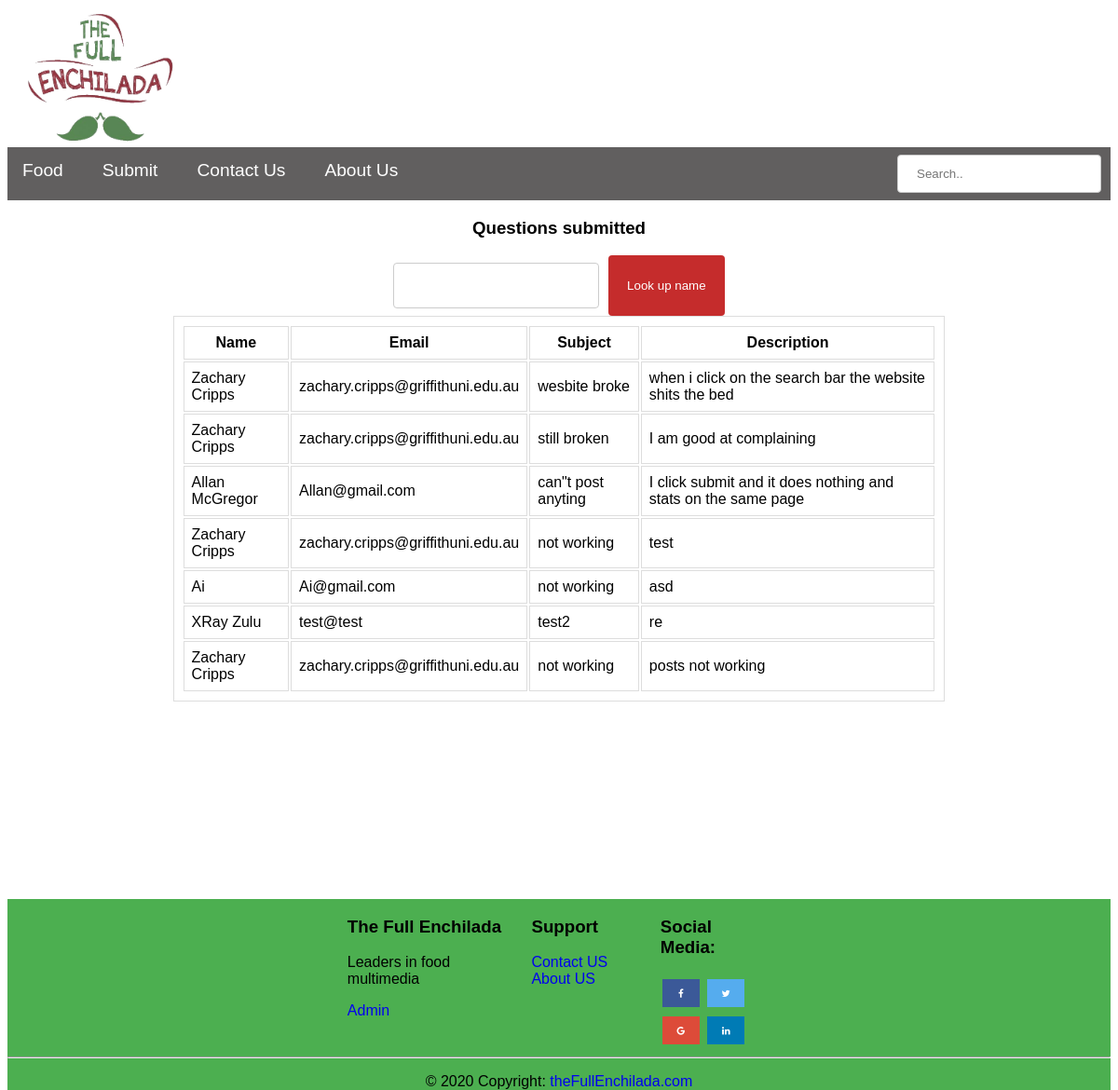
The page /Pages/Admin.php on the database as committed earlier.
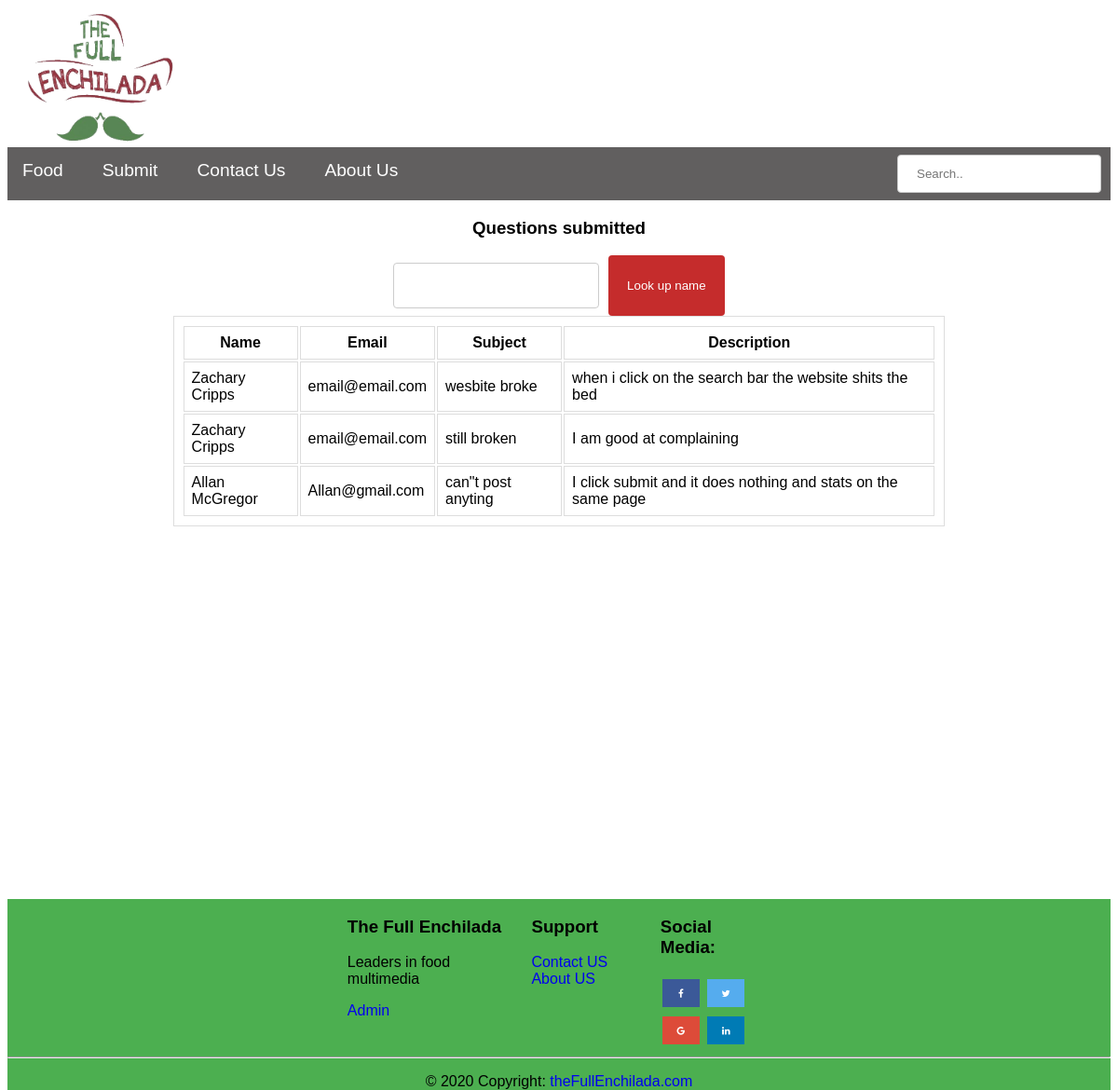
The same page on the database as committed later.
### tables this page shows
CREATE TABLE Question
(
    QID INTEGER PRIMARY KEY,
    SUBJECT VARCHAR(30) NOT NULL,
    QUESTIONDESCRIPTION VARCHAR(64) NOT NULL,
    CID INTEGER,
    FOREIGN KEY (CID) REFERENCES Customer(CID)
);

CREATE TABLE Customer
(
    CID INTEGER PRIMARY KEY,
    NAME VARCHAR(64) NOT NULL,
    EMAIL VARCHAR(64)
);

### PHP/query.php (called while the page is built, shortened)
<?php
   function getQuestions($searchTerm = null){
      $db = new MyDB();
      $array = [];
      if (!$searchTerm) {
         $sql = 'SELECT * FROM Question Q, Customer C WHERE C.CID = Q.CID';
      }
      else{
         $sql = 'SELECT * FROM Question Q, Customer C WHERE C.CID = Q.CID AND NAME LIKE "%'.$searchTerm.'%"';
      }
       $ret = $db->query($sql);
       if(!$ret){
         echo $db->lastErrorMsg();
         return [];
       } else {
          while($row = $ret->fetchArray(SQLITE3_ASSOC) ){
             $array[] = $row;
          }
          return $array;
       }
   }
?>

### Pages/Admin.php (the view, shortened to what this page needs)
<!DOCTYPE html>
<?php
    require_once '..\PHP\query.php';
    if (isset($_GET['questionName'])){
      $search = $_GET['questionName'];
      $questions = getQuestions($search);
      }
   else{
      $questions = getQuestions();
   }
?>
<html>
   <head>
      <link rel="stylesheet" href="https://cdnjs.cloudflare.com/ajax/libs/font-awesome/4.7.0/css/font-awesome.min.css">
      <link rel="stylesheet" type="text/css" href="..\StyleSheet\styles.css">
   </head>
   <body>
      <header>
         <nav class="navbar ">
            <a href="index.php"><img src="..\Images\theFullEnchilada.png" class ="logoImage" alt="Logo"></a>
            <ul class="navbar-nav ">
               <div class = "moveNavItems">
                  <li class="nav-item ">
                     <a class="nav-link " href="food.html">Food</a>
                  </li>
                  <li class="nav-item ">
                     <a class="nav-link  "  href="submit.php">Submit</a>
                  </li>
                  <li class="nav-item">
                     <a class="nav-link " href="contactUS.php">Contact Us</a>
                  </li>
                  <li class="nav-item ">
                     <a class="nav-link "  href="aboutUs.html">About Us</a>
                  </li>
               </div>
               <li class = "searchBar">
                  <input  name = "search" type="search" placeholder="Search.." aria-label="Search">
               </li>
            </ul>
         </nav>
      </header>
      <div class="container">
         <div class ="centerColumn">
            <h3>Questions submitted</h3>
         </div>
         <div class ="centerColumn">
            <form method = "get" action = "" class = "questionForm">
               <input  type="text" name = "questionName" id = "questionName">
               <input style="margin-left:10px;" type="submit" value="Look up name">
            </form>
         </div>
         <div class ="centerColumn">
            <table style="width:70%">
            <tr>
               <th>Name</th>
               <th>Email</th>
               <th>Subject</th>
               <th>Description</th>
            </tr>
               <?php
                  foreach ($questions as $question){
                     echo "<tr>";
                     echo "<td>" . $question['NAME']."</td>";
                     echo "<td>" . $question['EMAIL']."</td>";
                     echo "<td>" . $question['SUBJECT']."</td>";
                     echo "<td>" . $question['QUESTIONDESCRIPTION']."</td>";
                     echo "</tr>";
                  }
               ?>
            </table>
         </div>
      </div>
      <footer>
         <div class="row">
            <div class="centerColumn">
               <div class="footercolumn footerleft">
                  <h3>The Full Enchilada</h3>
                  <p>Leaders in food multimedia </p>
                  <a href="Admin.php">Admin</a>
               </div>
               <div class="footercolumn footermiddle">
                  <h3 >Support</h3>
                  <ul class="list-unstyled">
                     <li>
                        <a href="contactUs.php">Contact US</a>
                     </li>
                     <li>
                        <a href="aboutUs.html">About US</a>
                     </li>
                  </ul>
               </div>
               <div class="footercolumn footerright">
                  <h3> Social Media:</h3>
                  <a href="#" class="fa fa-facebook"></a>
                  <a href="#" class="fa fa-twitter"></a>
                  <a href="#" class="fa fa-google"></a>
                  <a href="#" class="fa fa-linkedin"></a>
               </div>
            </div>
         </div>
         <hr>
         <p style = "text-align:center;">© 2020 Copyright:<a href="https://google.com/"> theFullEnchilada.com</a></p>
      </footer>
   </body>
</html>

### StyleSheet/styles.css (style rules this page uses)
body,html { height: 100%; font-family: Arial, Helvetica, sans-serif; }
a { text-decoration: none !important; }
.container { min-height: 100%; }
input[type=submit] { width: 50%; color: white; padding: 14px 20px; margin: 0 auto; border: none; border-radius: 4px; cursor: pointer; background-color:rgb(197, 44, 44); }
input[type=text], input[type = email], select, textarea { width: 100%; padding: 16px 8px; margin: 8px 0; border: 1px solid #ccc; border-radius: 4px; box-sizing: border-box; display: inline-block; }
.centerColumn { position: relative; display: flex; justify-content: center; column-gap: 20px; }
.questionForm { display:flex; width:30%; align-content:space-between; }
.navbar-nav { list-style-type: none; overflow: hidden; background-color: rgb(97, 95, 95); }
.nav-item { float: left; position: sticky; margin-right: 10px; }
.nav-item a { font-size: larger; display: block; color: white; text-align: center; padding: 14px 16px; }
.searchBar { position: relative; float: right; margin-right: 10px; }
input[type=search] { width: 100%; padding: 12px 20px; margin: 8px 0; display: inline-block; border: 1px solid #ccc; border-radius: 4px; box-sizing: border-box; }
.logoImage { position: relative; width:200px; height:150px; display: flex; }
footer { background-color: #4CAF50; position: relative; bottom: 0; margin-top: -50px; }
.footerleft { float: left; width: 15%; }
.footerright { float: left; width: 10%; }
.footermiddle { float: left; width: 10%; }
.footermiddle a,ul { list-style-type: none; margin: 0; padding: 0; }
.fa { padding: 10px; font-size: 10px; width: 20px; text-align: center; margin: 5px 2px; }
.fa-facebook { background: #3B5998; color: white; }
.fa-twitter { background: #55ACEE; color: white; }
.fa-google { background: #dd4b39; color: white; }
.fa-linkedin { background: #007bb5; color: white; }

### Pages/Admin.php (style rules this page uses)
table, th, td { border: 1px solid #ddd; padding: 8px; }

Rows that differ between the two databases and show on the page:
removed question: CID.NAME "Zachary Cripps", CID.EMAIL "zachary.cripps@griffithuni.edu.au", SUBJECT "not working", QUESTIONDESCRIPTION "test"
removed question: CID.NAME "Ai", CID.EMAIL "Ai@gmail.com", SUBJECT "not working", QUESTIONDESCRIPTION "asd"
removed question: CID.NAME "XRay Zulu", CID.EMAIL "test@test", SUBJECT "test2", QUESTIONDESCRIPTION "re"
removed question: CID.NAME "Zachary Cripps", CID.EMAIL "zachary.cripps@griffithuni.edu.au", SUBJECT "not working", QUESTIONDESCRIPTION "posts not working"
changed through a linked row, question "wesbite broke": CID.EMAIL "zachary.cripps@griffithuni.edu.au" → "email@email.com"
changed through a linked row, question "still broken": CID.EMAIL "zachary.cripps@griffithuni.edu.au" → "email@email.com"
